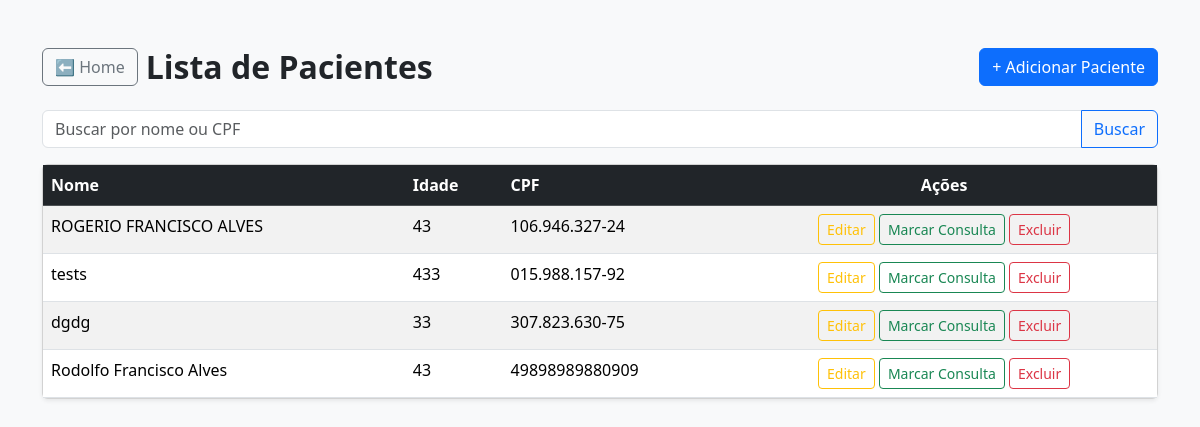
The app's page /pacientes/, older data.
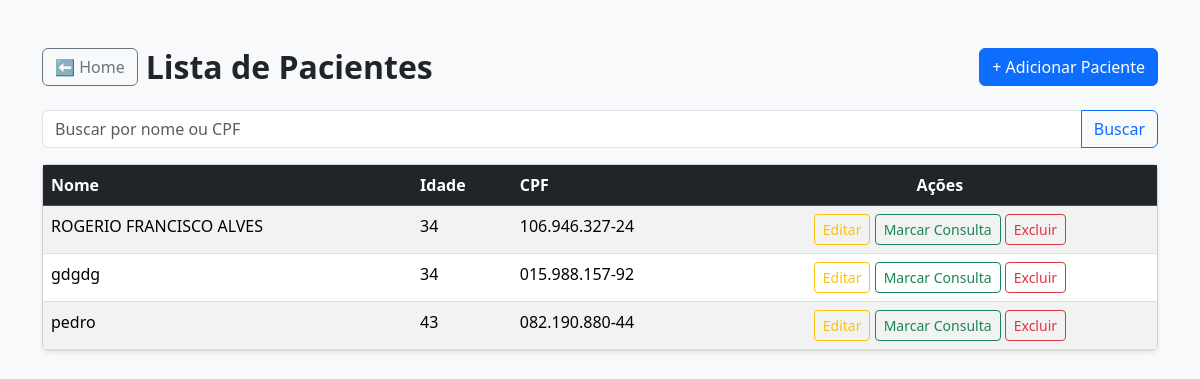
The same page, newer data.
### pacientes/models.py (models this page shows, shortened)
class Paciente(models.Model):
    nome = models.CharField(max_length=100)
    idade = models.IntegerField()
    cpf = models.CharField(max_length=14, unique=True)

### pacientes/views.py (the view)
# urls.py: path('', views.listar_pacientes, name='listar_pacientes'),
def listar_pacientes(request):
    termo = request.GET.get('busca', '')
    pacientes = Paciente.objects.all()
    if termo:
        pacientes = pacientes.filter(
            Q(nome__icontains=termo) |
            Q(cpf__icontains=termo.replace('.', '').replace('-', ''))
        )
    return render(request, 'pacientes/listar.html', {
        'pacientes': pacientes,
        'termo': termo
    })

### pacientes/templatetags/cpf_filters.py (called while the page is built)
@register.filter
def mascara_cpf(valor):
    if not valor:
        return ''
    cpf = re.sub(r'\D', '', valor)
    if len(cpf) != 11:
        return valor
    return f'{cpf[:3]}.{cpf[3:6]}.{cpf[6:9]}-{cpf[9:]}'

### pacientes/templates/pacientes/listar.html (shortened to what this page needs)
{% load cpf_filters %}
<!DOCTYPE html>
<html lang="pt-br">
<head>
    <link href="https://cdn.jsdelivr.net/npm/bootstrap@5.3.2/dist/css/bootstrap.min.css" rel="stylesheet">
</head>
<body class="bg-light">
<div class="container mt-5">
    <div class="d-flex justify-content-between align-items-center mb-4">
        <div class="d-flex align-items-center gap-2">
            <a href="{% url 'home' %}" class="btn btn-outline-secondary">
                ⬅ Home
            </a>
            <h2 class="fw-bold mb-0">Lista de Pacientes</h2>
        </div>
        <a href="{% url 'adicionar_paciente' %}" class="btn btn-primary">
            + Adicionar Paciente
        </a>
    </div>
    <form method="get" class="mb-3">
        <div class="input-group">
            <input
                type="text"
                name="busca"
                id="busca"
                class="form-control"
                placeholder="Buscar por nome ou CPF"
                value="{{ termo|default:'' }}"
                oninput="mascaraCPF(this)"
            >
            <button class="btn btn-outline-primary" type="submit">
                Buscar
            </button>
        </div>
    </form>
    <div class="card shadow-sm">
        <div class="card-body p-0">
            <table class="table table-hover table-striped mb-0">
                <thead class="table-dark">
                    <tr>
                        <th>Nome</th>
                        <th>Idade</th>
                        <th>CPF</th>
                        <th class="text-center">Ações</th>
                    </tr>
                </thead>
                <tbody>
                    {% for paciente in pacientes %}
                    <tr>
                        <td>{{ paciente.nome }}</td>
                        <td>{{ paciente.idade }}</td>
                        <td>{{ paciente.cpf|mascara_cpf }}</td>
                       <td class="text-center">
    <a href="{% url 'editar_paciente' paciente.pk %}"
       class="btn btn-sm btn-outline-warning">
        Editar
    </a>
<a href="{% url 'marcar_consulta' paciente.pk %}"
   class="btn btn-sm btn-outline-success">
    Marcar Consulta
</a>
    <a href="{% url 'excluir_paciente' paciente.pk %}"
       class="btn btn-sm btn-outline-danger"
       onclick="return confirm('Deseja realmente excluir este paciente?');">
        Excluir
    </a>
</td>
                    </tr>
                    {% empty %}
                    <tr>
                        <td colspan="4" class="text-center text-muted py-4">
                            Nenhum paciente cadastrado.
                        </td>
                    </tr>
                    {% endfor %}
                </tbody>
            </table>
        </div>
    </div>
</div>
</body>
</html>

Row changes from the older to the newer data that the page shows:
removed Paciente: nome "dgdg", idade "33", cpf|mascara_cpf "307.823.630-75"
removed Paciente: nome "Rodolfo Francisco Alves", idade "43", cpf|mascara_cpf "49898989880909"
changed Paciente "ROGERIO FRANCISCO ALVES": idade "43" → "34"
changed Paciente: nome "tests" → "gdgdg"; idade "433" → "34"
added Paciente: nome "pedro", idade "43", cpf|mascara_cpf "082.190.880-44"
